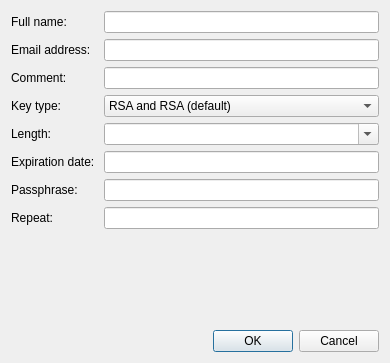
<?xml version="1.0" encoding="UTF-8"?>
<ui version="4.0">
 <class>AddKeyDlg</class>
 <widget class="QDialog" name="AddKeyDlg">
  <property name="geometry">
   <rect>
    <x>0</x>
    <y>0</y>
    <width>390</width>
    <height>363</height>
   </rect>
  </property>
  <property name="windowTitle">
   <string>Generate a new key pair</string>
  </property>
  <layout class="QGridLayout" name="gridLayout">
   <item row="4" column="0">
    <widget class="QLabel" name="label_2">
     <property name="text">
      <string>Length: </string>
     </property>
    </widget>
   </item>
   <item row="2" column="0">
    <widget class="QLabel" name="label_5">
     <property name="text">
      <string>Comment: </string>
     </property>
    </widget>
   </item>
   <item row="6" column="0">
    <widget class="QLabel" name="lblExpiration">
     <property name="text">
      <string>Expiration date: </string>
     </property>
    </widget>
   </item>
   <item row="8" column="1">
    <widget class="QLineEdit" name="linePass2">
     <property name="echoMode">
      <enum>QLineEdit::Password</enum>
     </property>
    </widget>
   </item>
   <item row="10" column="0" colspan="2">
    <widget class="QDialogButtonBox" name="btnBox">
     <property name="orientation">
      <enum>Qt::Horizontal</enum>
     </property>
     <property name="standardButtons">
      <set>QDialogButtonBox::Cancel|QDialogButtonBox::Ok</set>
     </property>
     <property name="centerButtons">
      <bool>false</bool>
     </property>
    </widget>
   </item>
   <item row="0" column="1">
    <widget class="QLineEdit" name="lineName"/>
   </item>
   <item row="9" column="0">
    <spacer name="verticalSpacer">
     <property name="orientation">
      <enum>Qt::Vertical</enum>
     </property>
     <property name="sizeHint" stdset="0">
      <size>
       <width>20</width>
       <height>0</height>
      </size>
     </property>
    </spacer>
   </item>
   <item row="4" column="1">
    <widget class="QComboBox" name="cmbLength">
     <property name="editable">
      <bool>true</bool>
     </property>
     <property name="currentIndex">
      <number>-1</number>
     </property>
    </widget>
   </item>
   <item row="7" column="1">
    <widget class="QLineEdit" name="linePass">
     <property name="echoMode">
      <enum>QLineEdit::Password</enum>
     </property>
    </widget>
   </item>
   <item row="2" column="1">
    <widget class="QLineEdit" name="lineComment"/>
   </item>
   <item row="3" column="1">
    <widget class="QComboBox" name="cmbType">
     <item>
      <property name="text">
       <string>RSA and RSA (default)</string>
      </property>
     </item>
     <item>
      <property name="text">
       <string>DSA and Elgamal</string>
      </property>
     </item>
     <item>
      <property name="text">
       <string>DSA (sign only)</string>
      </property>
     </item>
     <item>
      <property name="text">
       <string>RSA (sign only)</string>
      </property>
     </item>
    </widget>
   </item>
   <item row="0" column="0">
    <widget class="QLabel" name="label_3">
     <property name="text">
      <string>Full name: </string>
     </property>
    </widget>
   </item>
   <item row="7" column="0">
    <widget class="QLabel" name="label_7">
     <property name="text">
      <string>Passphrase: </string>
     </property>
    </widget>
   </item>
   <item row="1" column="0">
    <widget class="QLabel" name="label_4">
     <property name="text">
      <string>Email address: </string>
     </property>
    </widget>
   </item>
   <item row="3" column="0">
    <widget class="QLabel" name="label">
     <property name="text">
      <string>Key type: </string>
     </property>
    </widget>
   </item>
   <item row="1" column="1">
    <widget class="QLineEdit" name="lineEmail"/>
   </item>
   <item row="8" column="0">
    <widget class="QLabel" name="label_8">
     <property name="text">
      <string>Repeat: </string>
     </property>
    </widget>
   </item>
   <item row="6" column="1">
    <widget class="DateWidget" name="dateExpiration"/>
   </item>
  </layout>
 </widget>
 <customwidgets>
  <customwidget>
   <class>DateWidget</class>
   <extends>QLineEdit</extends>
   <header>src/datewidget.h</header>
  </customwidget>
 </customwidgets>
 <tabstops>
  <tabstop>lineName</tabstop>
  <tabstop>lineEmail</tabstop>
  <tabstop>lineComment</tabstop>
  <tabstop>cmbType</tabstop>
  <tabstop>cmbLength</tabstop>
  <tabstop>dateExpiration</tabstop>
  <tabstop>linePass</tabstop>
  <tabstop>linePass2</tabstop>
  <tabstop>btnBox</tabstop>
 </tabstops>
 <resources/>
 <connections>
  <connection>
   <sender>btnBox</sender>
   <signal>accepted()</signal>
   <receiver>AddKeyDlg</receiver>
   <slot>accept()</slot>
   <hints>
    <hint type="sourcelabel">
     <x>266</x>
     <y>331</y>
    </hint>
    <hint type="destinationlabel">
     <x>157</x>
     <y>274</y>
    </hint>
   </hints>
  </connection>
  <connection>
   <sender>btnBox</sender>
   <signal>rejected()</signal>
   <receiver>AddKeyDlg</receiver>
   <slot>reject()</slot>
   <hints>
    <hint type="sourcelabel">
     <x>334</x>
     <y>331</y>
    </hint>
    <hint type="destinationlabel">
     <x>286</x>
     <y>274</y>
    </hint>
   </hints>
  </connection>
  <connection>
   <sender>linePass</sender>
   <signal>textEdited(QString)</signal>
   <receiver>AddKeyDlg</receiver>
   <slot>checkPass()</slot>
   <hints>
    <hint type="sourcelabel">
     <x>180</x>
     <y>247</y>
    </hint>
    <hint type="destinationlabel">
     <x>366</x>
     <y>239</y>
    </hint>
   </hints>
  </connection>
  <connection>
   <sender>linePass2</sender>
   <signal>textEdited(QString)</signal>
   <receiver>AddKeyDlg</receiver>
   <slot>checkPass()</slot>
   <hints>
    <hint type="sourcelabel">
     <x>341</x>
     <y>273</y>
    </hint>
    <hint type="destinationlabel">
     <x>362</x>
     <y>324</y>
    </hint>
   </hints>
  </connection>
  <connection>
   <sender>cmbType</sender>
   <signal>currentIndexChanged(QString)</signal>
   <receiver>AddKeyDlg</receiver>
   <slot>fillLenght(QString)</slot>
   <hints>
    <hint type="sourcelabel">
     <x>289</x>
     <y>112</y>
    </hint>
    <hint type="destinationlabel">
     <x>386</x>
     <y>79</y>
    </hint>
   </hints>
  </connection>
 </connections>
 <slots>
  <slot>checkPass()</slot>
  <slot>fillLenght(QString)</slot>
 </slots>
</ui>
